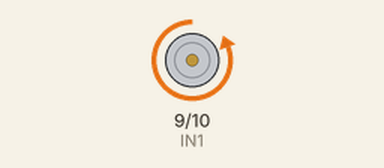
This sketch was run on a simulated Arduino Uno, built with avr-gcc and run on an emulated ATmega328P. Parts: motor-driver pin pairs drawn as motors (green arrow = first pin HIGH = forward, orange = second pin HIGH = backward, longer = more drive, scaled by the enable pin).

Above: at 1.0 s.
At 3.0 s:
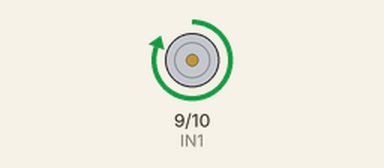
Timing chart, 0 to 5.2 s (numbered marks = the images above):
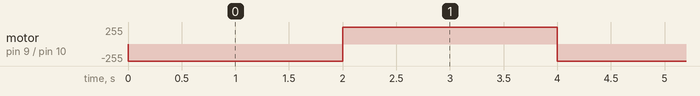

Measured:
- by itself, motor on pin 9 (IN1) / pin 10 (IN2): alternates forward 255/255 for 2.0 s and backward 255/255 for 2.0 s

The sketch:

motoractuation.ino.ino
```cpp
int IN1 =9;
int IN2 =10;

int EN1 =8;

void setup() {
  // put your setup code here, to run once:

  pinMode(IN1, OUTPUT);
  pinMode(IN2, OUTPUT);
  pinMode(EN1, OUTPUT);

}

void forward()
{
  digitalWrite(EN1, HIGH);

  digitalWrite(IN1, LOW);
  digitalWrite(IN2, HIGH);

}
void backward()
{
  digitalWrite(EN1, HIGH);

  digitalWrite(IN1, HIGH);
  digitalWrite(IN2, LOW);

}
void loop() {
  // put your main code here, to run repeatedly:
  forward();
  delay(2000);
  backward();
  delay(2000);
}
```
